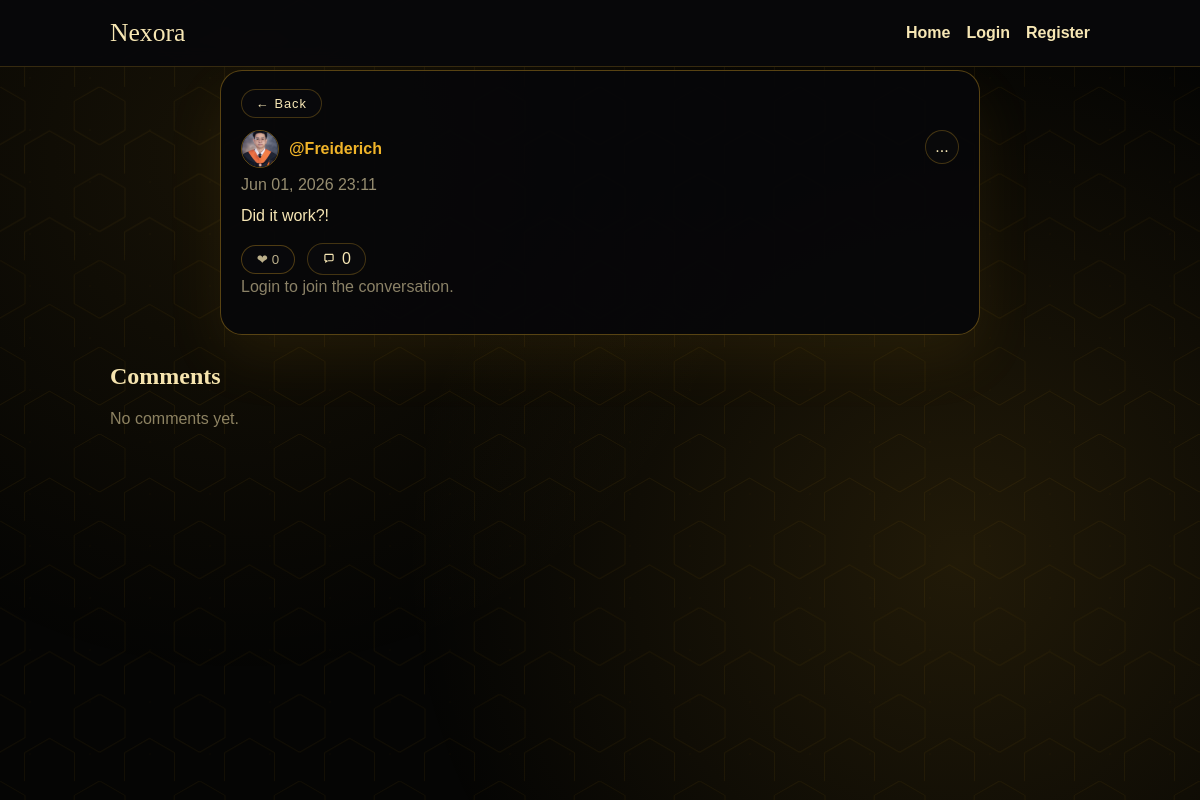
Before: /posts/2/ with the older database file.
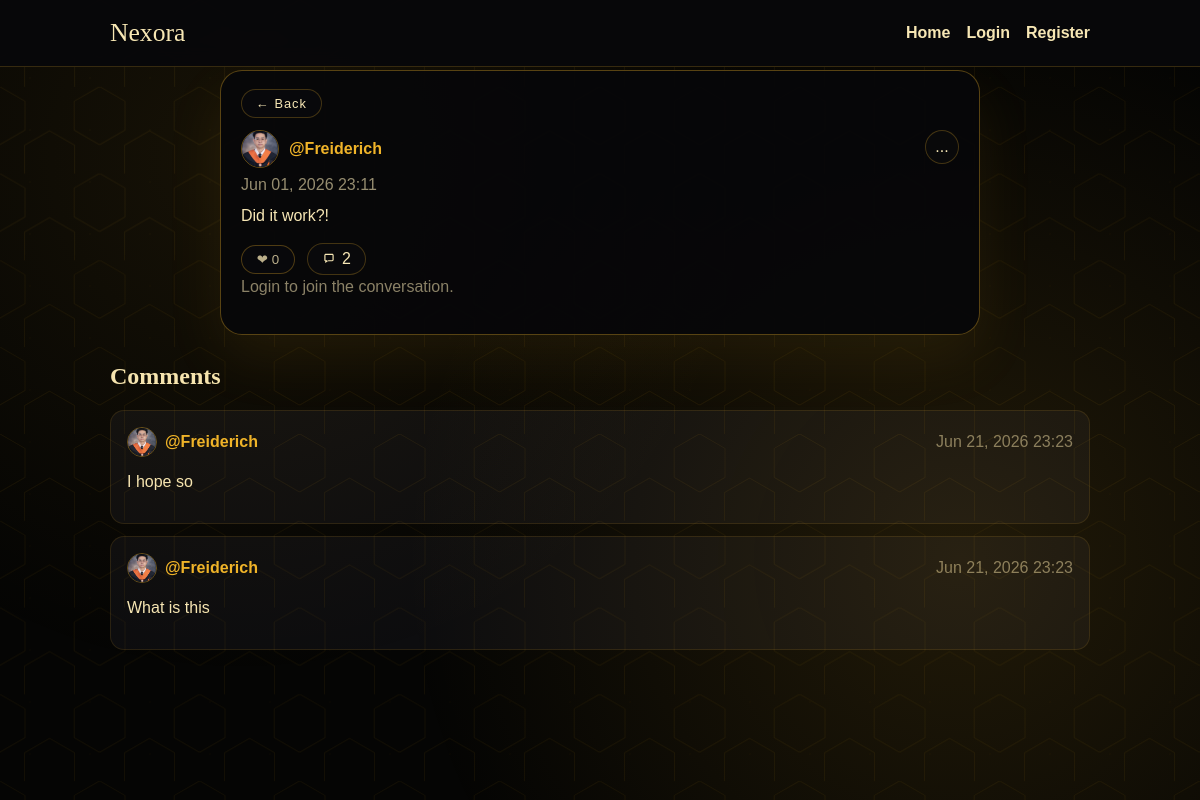
After: the same page with the newer database file.
### posts/models.py (models this page shows, shortened)
class Post(models.Model):
    VISIBILITY_PUBLIC = "public"
    VISIBILITY_UNLISTED = "unlisted"
    VISIBILITY_PRIVATE = "private"
    VISIBILITY_CHOICES = [
        (VISIBILITY_PUBLIC, "Public"),
        (VISIBILITY_UNLISTED, "Unlisted"),
        (VISIBILITY_PRIVATE, "Private"),
    ]
    author = models.ForeignKey(
        settings.AUTH_USER_MODEL, on_delete=models.CASCADE, related_name="posts"
    )
    content = models.TextField()
    image = models.ImageField(upload_to="posts/", blank=True, null=True)
    visibility = models.CharField(
        max_length=16, choices=VISIBILITY_CHOICES, default=VISIBILITY_PUBLIC
    )
    created_at = models.DateTimeField(auto_now_add=True)
    updated_at = models.DateTimeField(auto_now=True)
    class Meta:
        ordering = ["-created_at"]

class Comment(models.Model):
    post = models.ForeignKey(Post, on_delete=models.CASCADE, related_name="comments")
    author = models.ForeignKey(
        settings.AUTH_USER_MODEL, on_delete=models.CASCADE, related_name="comments"
    )
    body = models.TextField()
    created_at = models.DateTimeField(auto_now_add=True)
    class Meta:
        ordering = ["created_at"]

### users/models.py (models this page shows, shortened)
class Profile(models.Model):
    user = models.OneToOneField(settings.AUTH_USER_MODEL, on_delete=models.CASCADE)
    bio = models.TextField(blank=True)
    image = models.ImageField(upload_to="profiles/", blank=True, null=True)

### posts/views.py (the view)
# urls.py: path("posts/<int:post_id>/", views.post_detail, name="post_detail"),
def post_detail(request, post_id):
    post = get_object_or_404(
        Post.objects.select_related("author", "author__profile").annotate(
            likes_count=Count("likes"),
            reactions_count=Count("reactions"),
            reaction_love_count=Count("reactions", filter=Q(reactions__kind="love")),
            reaction_laugh_count=Count("reactions", filter=Q(reactions__kind="laugh")),
            reaction_wow_count=Count("reactions", filter=Q(reactions__kind="wow")),
            reaction_sad_count=Count("reactions", filter=Q(reactions__kind="sad")),
            reaction_fire_count=Count("reactions", filter=Q(reactions__kind="fire")),
        ),
        id=post_id,
    )
    if post.visibility == Post.VISIBILITY_PRIVATE and request.user != post.author:
        return redirect("home")
    comments = post.comments.select_related("author", "author__profile")
    form = CommentForm()
    return render(
        request,
        "posts/post_detail.html",
        {"post": post, "comments": comments, "form": form},
    )

### templates/posts/post_detail.html (shortened to what this page needs)
{% extends "base.html" %}
{% load static %}
{% block body_class %}post-detail{% endblock %}
{% block extra_css %}
  <link rel="stylesheet" href="{% static 'css/post.css' %}" />
{% endblock %}
{% block content %}
  <div class="terminal-hex">
  </div>
  <div class="terminal-accent"></div>
  {% with post_visibility=post.get_visibility_display %}
  <section class="card detail">
    <button type="button" class="back-btn" onclick="history.go(-1)">← Back</button>
    <div class="card-header">
      <a href="{% url 'profile' username=post.author.username %}" class="post-author-link">
        {% if post.author.profile.image %}
          <img src="{{ post.author.profile.image.url }}" alt="" class="post-author-avatar" />
        {% else %}
          <span class="post-author-fallback">{{ post.author.username|first|upper }}</span>
        {% endif %}
        <span class="post-author-name">@{{ post.author.username }}</span>
      </a>
      <div class="post-menu-wrap">
        <button class="post-menu-toggle" type="button" aria-label="Post options" aria-expanded="false">...</button>
      </div>
    </div>
    <div class="post-meta-line"><span class="muted">{{ post.created_at|date:"M d, Y H:i" }}</span></div>
    <p>{{ post.content }}</p>
    <div class="post-actions">
      <form method="post" action="{% url 'toggle_like' post_id=post.id %}">
        <button type="submit" class="ghost reaction-main" data-like-count>❤ {{ post.likes_count }}</button>
      </form>
      <a class="comment-action" href="#comment-form" aria-label="Comments" data-comment-jump>
        <svg viewBox="0 0 24 24" aria-hidden="true" focusable="false">
          <path d="M4 5.5C4 4.12 5.12 3 6.5 3h11C18.88 3 20 4.12 20 5.5v8c0 1.38-1.12 2.5-2.5 2.5H10l-4.5 3v-3.5C4.62 15.5 4 14.88 4 14V5.5Zm2 0V14h3v1.3L11.1 14H17.5c.28 0 .5-.22.5-.5v-8c0-.28-.22-.5-.5-.5h-11c-.28 0-.5.22-.5.5Z" fill="currentColor"/>
        </svg>
        {{ comments|length }}
      </a>
    </div>
    <section class="comment-bar" id="comment-form">
      {% if user.is_authenticated %}
        <form class="comment-form" method="post" action="{% url 'comment_create' post_id=post.id %}">
          {% csrf_token %}
          <div class="comment-avatar" aria-hidden="true">
            {% if user.profile.image %}
              <img src="{{ user.profile.image.url }}" alt="" class="comment-avatar-img" />
            {% else %}
              {{ user.username|first|upper }}
            {% endif %}
          </div>
          <div class="comment-composer">
            <label class="sr-only" for="{{ form.body.id_for_label }}">Comment</label>
            {{ form.body }}
          </div>
          <button type="submit" class="primary comment-submit">Post</button>
        </form>
      {% else %}
        <p class="muted">Login to join the conversation.</p>
      {% endif %}
    </section>
  </section>
  {% endwith %}
  <section class="comments" id="comments">
    <h2>Comments</h2>
    <div class="comment-list" data-comment-list>
      {% for comment in comments %}
        <div class="comment" data-comment-id="{{ comment.id }}">
          <div class="comment-header">
            <a href="{% url 'profile' username=comment.author.username %}" class="comment-author-link">
              {% if comment.author.profile.image %}
                <img src="{{ comment.author.profile.image.url }}" alt="" class="comment-author-avatar" />
              {% else %}
                <span class="comment-author-fallback">{{ comment.author.username|first|upper }}</span>
              {% endif %}
              <span class="comment-author-name">@{{ comment.author.username }}</span>
            </a>
            <span class="muted">{{ comment.created_at|date:"M d, Y H:i" }}</span>
          </div>
          <p data-comment-body>{{ comment.body }}</p>
        </div>
      {% empty %}
        <p class="muted">No comments yet.</p>
      {% endfor %}
    </div>
  </section>
{% endblock %}

### templates/base.html (shortened to what this page needs)
{% load static %}
<!DOCTYPE html>
<html lang="en">
  <head>
    <link rel="stylesheet" href="{% static 'css/base.css' %}" />
    <link rel="stylesheet" href="{% static 'css/layout.css' %}" />
    <link rel="stylesheet" href="{% static 'css/components.css' %}" />
    <link rel="stylesheet" href="{% static 'css/pages.css' %}" />
    {% block extra_css %}{% endblock %}
  </head>
  <body class="{% block body_class %}{% endblock %}">
    <header class="site-header">
      <div class="container nav">
        <a class="logo" href="{% url 'home' %}">Nexora</a>
        <nav class="menu">
          <a href="{% url 'home' %}">Home</a>
          {% if user.is_authenticated %}
            <a href="{% url 'profile' username=user.username %}" class="nav-profile">
              {% if user.profile.image %}
                <img src="{{ user.profile.image.url }}" alt="Profile" class="nav-avatar" />
              {% else %}
                <span class="nav-avatar-fallback">{{ user.username|first|upper }}</span>
              {% endif %}
            </a>
            <a href="{% url 'post_create' %}">Create Post</a>
            <form class="inline" method="post" action="{% url 'logout' %}">
              {% csrf_token %}
              <button type="submit" class="link-button">Logout</button>
            </form>
          {% else %}
            <a href="{% url 'login' %}">Login</a>
            <a href="{% url 'register' %}">Register</a>
          {% endif %}
        </nav>
      </div>
    </header>
    <main class="container {% block main_class %}{% endblock %}">
      {% block content %}{% endblock %}
    </main>
  </body>
</html>

### static/css/base.css (style rules this page uses)
:root { --bg: #f6f1ea; --bg-accent: #f1e7da; --surface: #ffffff; --ink: #1f1b16; --muted: #6a6057; --primary: #c96f3b; --primary-dark: #9d552d; --border: #e6d7c8; --shadow: 0 20px 50px rgba(40, 30, 20, 0.08); --radius: 18px; --max-width: 980px; --font-display: "Playfair Display", "Georgia", serif; --font-body: "Source Sans 3", "Arial", sans-serif; }
* { box-sizing: border-box; }
body { margin: 0; font-family: var(--font-body); color: var(--ink); background: radial-gradient(circle at top, var(--bg-accent), var(--bg)); min-height: 100vh; }
body.post-detail { background: radial-gradient(circle at top, rgba(25, 24, 18, 0.95), #070707 65%, #030303 100%); color: #f7e7b5; }
body.post-detail .muted { color: rgba(247, 231, 181, 0.55); }
a { color: inherit; text-decoration: none; }
img { max-width: 100%; display: block; border-radius: 14px; }
.container { width: min(100% - 32px, var(--max-width)); margin: 0 auto; }
.muted { color: var(--muted); }
button { border: none; cursor: pointer; font-family: inherit; }
.ghost, .link-button { background: transparent; color: var(--muted); padding: 6px 10px; border-radius: 999px; }

### static/css/layout.css (style rules this page uses)
.site-header { position: sticky; top: 0; z-index: 10; background: rgba(246, 241, 234, 0.85); backdrop-filter: blur(12px); border-bottom: 1px solid var(--border); }
body.post-detail .site-header { background: rgba(8, 8, 10, 0.88); border-bottom-color: rgba(240, 180, 41, 0.2); }
.nav { display: flex; align-items: center; justify-content: space-between; padding: 18px 0; }
.logo { font-family: var(--font-display); font-size: 1.6rem; }
.menu { display: flex; gap: 16px; align-items: center; flex-wrap: wrap; }
.menu a, .menu .link-button { font-weight: 600; color: var(--muted); }
body.post-detail .menu a, body.post-detail .menu .link-button { color: rgba(247, 231, 181, 0.75); }
body.post-detail .logo { color: #f0b429; }
main { padding: 32px 0 60px; }

### static/css/components.css (style rules this page uses)
.card { background: var(--surface); padding: 22px; border-radius: var(--radius); box-shadow: var(--shadow); border: 1px solid rgba(255, 255, 255, 0.6); animation: rise 0.4s ease both; }
.card.detail { margin-bottom: 28px; max-width: 760px; margin-left: auto; margin-right: auto; padding: 24px; background: #0b0b0f; border: 1px solid rgba(240, 180, 41, 0.3); box-shadow: 0 24px 60px rgba(0, 0, 0, 0.55); color: #f7e7b5; }
.card.detail .post-menu-toggle, .card.detail .post-menu a, .card.detail .post-menu-muted, .card.detail a, .card.detail .link-button { color: inherit; }
.card.detail .post-meta-line .muted { color: rgba(247, 231, 181, 0.6); }
.card-header { display: flex; justify-content: space-between; margin-bottom: 12px; font-weight: 600; }
.comments h2 { font-family: var(--font-display); }
.comment { padding: 16px; background: rgba(255, 255, 255, 0.7); border-radius: 14px; margin-bottom: 12px; }
body.post-detail .comments h2 { color: #f7e7b5; }
body.post-detail .comment { background: rgba(15, 15, 18, 0.88); border: 1px solid rgba(240, 180, 41, 0.12); color: #f7e7b5; }
body.post-detail .comment a { color: #f0b429; }
body.post-detail .comment .muted { color: rgba(247, 231, 181, 0.5); }

### static/css/post.css (style rules this page uses)
.comment-action { display: inline-flex; align-items: center; gap: 6px; padding: 6px 12px; border-radius: 999px; border: 1px solid rgba(240, 180, 41, 0.25); color: #f7e7b5; background: rgba(10, 10, 12, 0.92); }
.comment-action svg { width: 14px; height: 14px; flex: 0 0 auto; }
.comment-bar { margin: 0 auto 18px; width: 100%; padding: 0; }
.post-author-link { display: inline-flex; align-items: center; gap: 10px; }
.post-author-avatar { width: 38px; height: 38px; border-radius: 50%; object-fit: cover; border: 1.5px solid rgba(240, 180, 41, 0.4); flex: 0 0 auto; }
.post-author-name { font-weight: 600; }
.post-meta-line { margin-bottom: 10px; }

Changed rows visible on the page:
added Comment: author.profile.image (picture), author.username "Freiderich", created_at "Jun 21, 2026 23:23", body "I hope so"
added Comment: author.profile.image (picture), author.username "Freiderich", created_at "Jun 21, 2026 23:23", body "What is this"
Other visible differences:
{{ comments|length }}: "0" → "2"
text no longer shown: "No comments yet."
